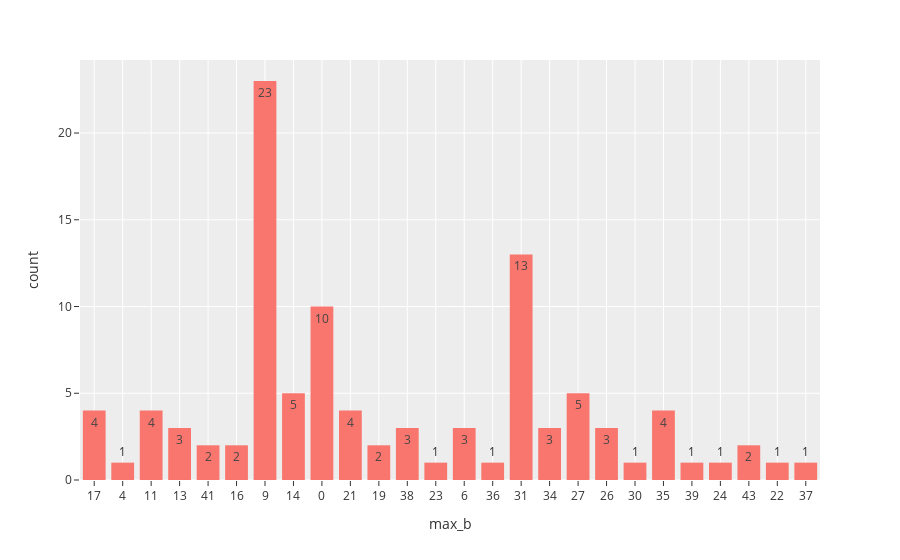

Here is the notebook cell this chart was saved with:
### Code cell
# ahr_genes = ["HSP90AB1", "AHR", "AIP", "PTGES3", "ARNT", "ARNT2"]
ahr_genes = top_100
ahr_genes = all_up_reg_sig

sel_ahr = nodes_df[nodes_df.index.isin(ahr_genes)]
print(f"Total AHR genes {len(ahr_genes)}. Found in 5K {sel_ahr.shape[0]}. Tum found {all_tum_tpms[all_tum_tpms.index.isin(ahr_genes)].shape[0]}")
# print(f"Found in communities {sel_ahr['max_b'].value_counts()}")
sel_ahr["max_b"] = sel_ahr["max_b"].astype(str)
px.histogram(sel_ahr, x="max_b", text_auto=True)

### Figure 1 — Plotly figure (JSON) as saved in the notebook; plotly's stock layout.template omitted (floating-point values rounded to 4 significant figures)
{"data": [{"alignmentgroup": "True", "bingroup": "x", "hovertemplate": "max_b=%{x}<br>count=%{y}<extra></extra>", "legendgroup": "", "marker": {"color": "#F8766D", "pattern": {"shape": ""}}, "name": "", "offsetgroup": "", "orientation": "v", "showlegend": false, "texttemplate": "%{value}", "type": "histogram", "x": ["17", "4", "11", "17", "11", "13", "41", "16", "9", "14", "17", "0", "14", "21", "19", "38", "23", "9", "6", "13", "6", "36", "9", "0", "31", "34", "27", "19", "27", "27", "27", "11", "27", "26", "9", "11", "41", "0", "30", "9", "21", "34", "9", "9", "9", "9", "9", "9", "9", "9", "35", "16", "31", "9", "9", "9", "38", "9", "34", "9", "9", "9", "9", "9", "9", "39", "24", "31", "38", "31", "0", "0", "35", "31", "43", "31", "35", "31", "21", "0", "22", "31", "31", "26", "31", "17", "21", "31", "37", "31", "26", "14", "6", "14", "31", "0", "0", "0", "0", "43", "35", "13", "14"], "xaxis": "x", "yaxis": "y"}], "layout": {"barmode": "relative", "legend": {"tracegroupgap": 0}, "margin": {"t": 60}, "xaxis": {"anchor": "y", "domain": [0, 1], "title": {"text": "max_b"}}, "yaxis": {"anchor": "x", "domain": [0, 1], "title": {"text": "count"}}}}
